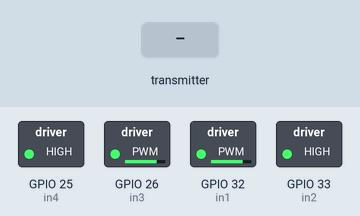
This sketch was run on a simulated ESP32. On the bench: switched loads named in the sketch (green lamp = pin HIGH). The inputs (shaded band) are chosen by the test bench. What the sketch prints to the serial monitor is not drawn.

Above: at 1.2 s.
1.3 s: the transmitter starts sending b = 50
At 2.0 s:
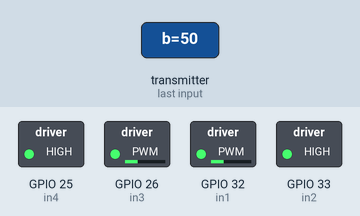
2.8 s: the transmitter starts sending b = 100
At 4.0 s:
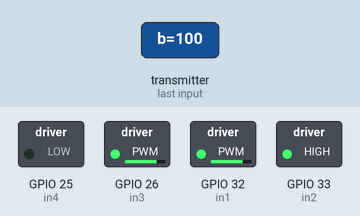
4.3 s: the transmitter starts sending a = 50
At 5.4 s:
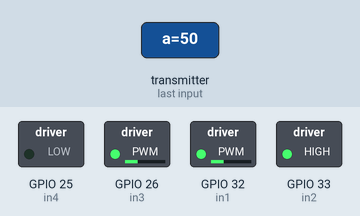
5.8 s: the transmitter starts sending a = 100
At 6.6 s:
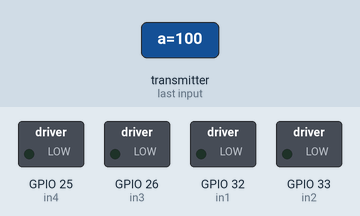
7.3 s: the transmitter starts sending a = 0
At 7.7 s:
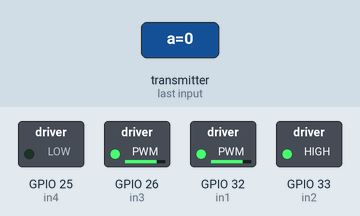
8.8 s: the transmitter starts sending b = 0
At 10.1 s:
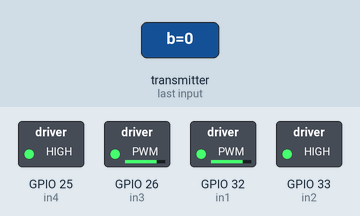
Timing chart, 0 to 11.3 s (numbered marks = the images above; inputs shaded):
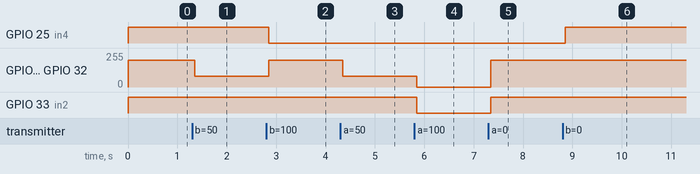

The sketch:

ESP_vehicle.ino
```cpp
//D8:BC:38:FC:76:08
/*
  Rui Santos
  Complete project details at https://RandomNerdTutorials.com/esp-now-esp32-arduino-ide/

  Permission is hereby granted, free of charge, to any person obtaining a copy
  of this software and associated documentation files.

  The above copyright notice and this permission notice shall be included in all
  copies or substantial portions of the Software.
*/
#include <esp_now.h>
#include <WiFi.h>

#define in1 32 //Motor1 PWM
#define in2 33 //Motor1 DIR
#define in3 26 //Motor2  L293 Pin in3
#define in4 25 //Motor2  L293 Pin in4

// Structure example to receive data
// Must match the sender structure
typedef struct struct_message {
    float a;
    float b;
} struct_message;

// Create a struct_message called myData
struct_message myData;

// callback function that will be executed when data is received
void OnDataRecv(const uint8_t * mac, const uint8_t *incomingData, int len) {
  memcpy(&myData, incomingData, sizeof(myData));
  // Serial.print("Bytes received: ");
  // Serial.println(len);
  // Serial.print("BX: ");
  // Serial.println(myData.a);
  // Serial.print("LY: ");
  // Serial.println(myData.b);

}

void Forward(int a){  //forword
analogWrite(in1, a); //Right Motor forword Pin
analogWrite(in2, 0);  //Right Motor backword Pin
Serial.printf("%d, F\n",a);
analogWrite(in3, a); //Left Motor backword Pin
analogWrite(in4, 255);  //Left Motor forword Pin
}

void Right(int a){ //turnRight
analogWrite(in1, a); //Right Motor forword Pin
analogWrite(in2, 0);  //Right Motor backword Pin
Serial.printf("%d, R\n",a);
analogWrite(in3, a);  //Left Motor backword Pin
analogWrite(in4, 0); //Left Motor forword Pin
}

void Left(int a){ //turnLeft
analogWrite(in1, a); //Right Motor forword Pin
analogWrite(in2, 255);  //Right Motor backword Pin
Serial.printf("%d, L\n",a);
analogWrite(in3, a); //Left Motor backword Pin
analogWrite(in4, 255);  //Left Motor forword Pin
}

void Stop(){ //stop
analogWrite(in1, 0); //Right Motor forword Pin
analogWrite(in2, 0); //Right Motor backword Pin
Serial.printf("S\n");
analogWrite(in3, 0); //Left Motor backword Pin
analogWrite(in4, 0); //Left Motor forword Pin
}

void Reverse(int a){  //backword
analogWrite(in1, a);  //Right Motor forward Pin
analogWrite(in2, 255); //Right Motor backward Pin
Serial.printf("%d, B\n",a);
analogWrite(in3, a);  //Left Motor backward Pin
analogWrite(in4,0); //Left Motor forward Pin

}

void setup() {
  // Initialize Serial Monitor
  Serial.begin(115200);

  // Set device as a Wi-Fi Station
  WiFi.mode(WIFI_STA);

  // Init ESP-NOW
  if (esp_now_init() != ESP_OK) {
    Serial.println("Error initializing ESP-NOW");
    return;
  }

  // Once ESPNow is successfully Init, we will register for recv CB to
  // get recv packer info
  esp_now_register_recv_cb(OnDataRecv);
}

void loop() {

  // Serial.print("X: ");
  // Serial.print(myData.a);
  // Serial.print("   Y: ");
  // Serial.println(myData.b);
  if(myData.a > 130.0){
      Forward((myData.a>200.0) ? 200:80); // move forward
      // Serial.printf("F,%d\n",(myData.a>200) ? 240:80);
    }else if (myData.b < 80.0){
      Left((myData.b<40.0) ? 200:80);
      // Serial.printf("L,%d\n",(myData.b<40.0) ? 240:80);
    }else if (myData.b > 150.0){
      Right((myData.b>200.0) ? 200:70);
      // Serial.printf("R,%d\n",(myData.b>200.0) ? 240:80);
    }else if (myData.a < 80.0){
      Reverse((myData.a<40.0) ? 200:80); // move forward
      // Serial.printf("B,%d\n",(myData.a<40) ? 240:80);
    }else{
      Stop();    // stop
      Serial.printf("stop loop");
    }
}
```

Measured:
- after the input at 1.3 s, GPIO 26 (in3), GPIO 32 (in1): 200/255 → 80/255 after 0.05 s
- after the input at 2.8 s, GPIO 25 (in4): HIGH → LOW after 0.05 s; GPIO 26 (in3), GPIO 32 (in1): 80/255 → 200/255 after 0.05 s
- after the input at 4.3 s, GPIO 26 (in3), GPIO 32 (in1): 200/255 → 80/255 after 0.05 s
- after the input at 5.8 s, GPIO 26 (in3), GPIO 32 (in1): 80/255 → 0/255 after 0.05 s; GPIO 33 (in2): HIGH → LOW after 0.05 s
- after the input at 7.3 s, GPIO 26 (in3), GPIO 32 (in1): 0/255 → 200/255 after 0.05 s; GPIO 33 (in2): LOW → HIGH after 0.05 s
- after the input at 8.8 s, GPIO 25 (in4): LOW → HIGH after 0.05 s
